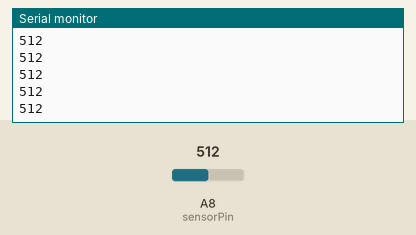
Simulated run of this sketch. Board: Arduino Mega 2560, built with avr-gcc and run on an emulated ATmega2560. Parts: the last lines printed to the serial monitor. The inputs (shaded band) are chosen by the test bench; at power-on: A8 (sensorPin) = 512.

Above: at 1.2 s.
1.3 s: A8 (sensorPin) set to 716
At 1.68 s:
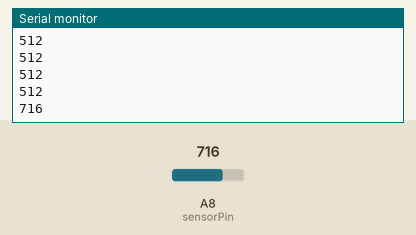
2.8 s: A8 (sensorPin) set to 900
At 2.93 s:
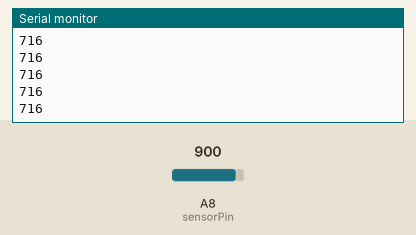
Timing chart, 0 to 5.8 s (numbered marks = the images above; inputs shaded):
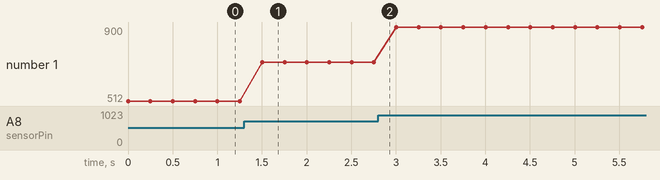

The sketch:

rangefinder_test.ino
```cpp
int sensorPin = A8;    // select the input pin for the potentiometer
int sensorValue = 0;  // variable to store the value coming from the sensor

void setup() {
  Serial.begin(9600);
}

void loop() {
  sensorValue = analogRead(sensorPin);
  Serial.println(sensorValue);
  delay(250);
}
```

Measured:
- after the input at 1.3 s, the serial monitor: prints a new line after 0.20 s (image 1)
- plotted number 1: 512 → 716 after the input at 1.3 s, 716 → 900 after the input at 2.8 s
